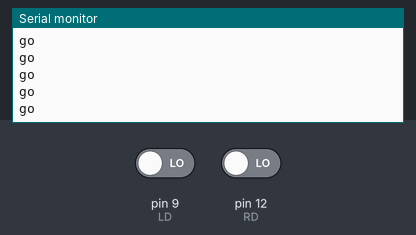
The sketch below on a simulated Arduino Uno, built with avr-gcc and run on an emulated ATmega328P. Shown: the last lines printed to the serial monitor. Inputs (shaded band) come from the test bench; at power-on: pin 9 (LD) LOW, pin 12 (RD) LOW.

Above: at 1.2 s.
1.3 s: pin 9 (LD) driven HIGH
At 2.2 s:
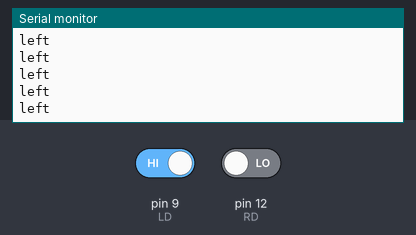
3.2 s: pin 12 (RD) driven HIGH
At 4.3 s:
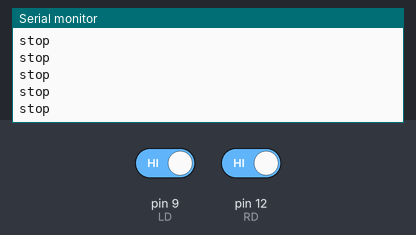
5.1 s: pin 9 (LD) driven LOW
At 5.9 s:
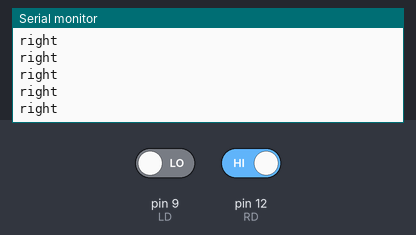
7.0 s: pin 9 (LD) driven HIGH and pin 12 (RD) driven LOW
At 7.7 s:
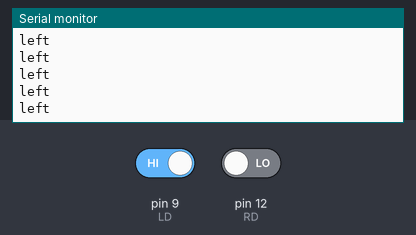
10.0 s: pin 12 (RD) driven HIGH
At 11.1 s:
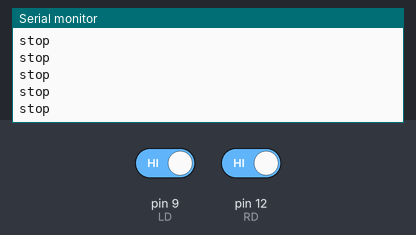
13.0 s: pin 9 (LD) driven LOW
At 13.8 s:
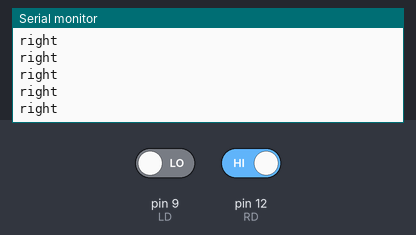

Measured:
- after the input at 1.3 s, the serial monitor: prints a new line after 0.07 s (image 1)
- after the input at 3.2 s, the serial monitor: prints a new line after 0.07 s (image 2)
- after the input at 5.1 s, the serial monitor: prints a new line after 0.07 s (image 3)
- after the input at 7.0 s, the serial monitor: prints a new line after 0.07 s (image 4)
- after the input at 10.0 s, the serial monitor: prints a new line after 0.07 s (image 5)
- after the input at 13.0 s, the serial monitor: prints a new line after 0.07 s (image 6)

The sketch:

findroad.ino
```cpp
int data[2];
void setup() {
  pinMode(9,INPUT);//LD
  pinMode(12,INPUT);//RD
  pinMode(A0,INPUT);//LA
  pinMode(A1,INPUT);//RA
  Serial.begin(9600);
}

void loop() {
distanceonD();
}

void distanceonD(){
  data[0] = digitalRead(9);
  data[1] = digitalRead(12);
  if(data[0] && data[1]){
    Serial.println("stop");
  }
  if(!data[0] && !data[1]){
    Serial.println("go");
  }
  if(!data[0] && data[1]){
    Serial.println("right");
  }
  if(data[0] && !data[1]){
    Serial.println("left");
  }
}
```
